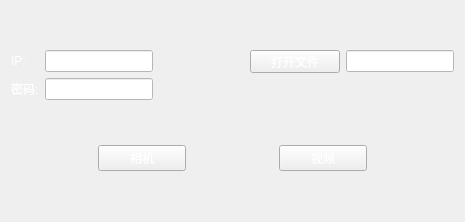
<?xml version="1.0" encoding="UTF-8"?>
<ui version="4.0">
 <class>Form</class>
 <widget class="QWidget" name="Form">
  <property name="geometry">
   <rect>
    <x>0</x>
    <y>0</y>
    <width>465</width>
    <height>222</height>
   </rect>
  </property>
  <property name="minimumSize">
   <size>
    <width>465</width>
    <height>222</height>
   </size>
  </property>
  <property name="maximumSize">
   <size>
    <width>465</width>
    <height>222</height>
   </size>
  </property>
  <property name="windowTitle">
   <string>Form</string>
  </property>
  <property name="styleSheet">
   <string notr="true">#Form{border-image:url(:/btnImg/Resources/bk.jpg);}
</string>
  </property>
  <layout class="QGridLayout" name="gridLayout_2">
   <item row="0" column="0">
    <layout class="QGridLayout" name="gridLayout">
     <item row="0" column="0">
      <widget class="QLabel" name="label">
       <property name="styleSheet">
        <string notr="true">QLabel{
	color:white;
}</string>
       </property>
       <property name="text">
        <string>IP:</string>
       </property>
      </widget>
     </item>
     <item row="0" column="1">
      <widget class="QLineEdit" name="ipEdit">
       <property name="styleSheet">
        <string notr="true">QLineEdit{
	background-color:white;
}</string>
       </property>
      </widget>
     </item>
     <item row="0" column="2">
      <spacer name="horizontalSpacer_5">
       <property name="orientation">
        <enum>Qt::Horizontal</enum>
       </property>
       <property name="sizeHint" stdset="0">
        <size>
         <width>40</width>
         <height>20</height>
        </size>
       </property>
      </spacer>
     </item>
     <item row="0" column="3">
      <widget class="QPushButton" name="openBtn">
       <property name="sizePolicy">
        <sizepolicy hsizetype="Expanding" vsizetype="Ignored">
         <horstretch>0</horstretch>
         <verstretch>0</verstretch>
        </sizepolicy>
       </property>
       <property name="minimumSize">
        <size>
         <width>84</width>
         <height>23</height>
        </size>
       </property>
       <property name="styleSheet">
        <string notr="true">QPushButton{
	color:white;
	border-image:url(:/btnImg/Resources/common_btn_normal_ex.png);
}
QPushButton:hover{
	color:white;
	border-image:url(:/btnImg/Resources/common_btn_hover_ex.png);
}
QPushButton:pressed{
	color:white;
	border-image:url(:/btnImg/Resources/common_btn_click_ex.png);
}</string>
       </property>
       <property name="text">
        <string>打开文件</string>
       </property>
      </widget>
     </item>
     <item row="0" column="4">
      <widget class="QLineEdit" name="fileEdit">
       <property name="styleSheet">
        <string notr="true">QLineEdit{
	background-color:white;
}</string>
       </property>
      </widget>
     </item>
     <item row="1" column="0">
      <widget class="QLabel" name="label_2">
       <property name="styleSheet">
        <string notr="true">QLabel{
	color:white;
}</string>
       </property>
       <property name="text">
        <string>密码:</string>
       </property>
      </widget>
     </item>
     <item row="1" column="1">
      <widget class="QLineEdit" name="pwEdit">
       <property name="styleSheet">
        <string notr="true">QLineEdit{
	background-color:white;
}</string>
       </property>
      </widget>
     </item>
     <item row="1" column="2">
      <spacer name="horizontalSpacer_2">
       <property name="orientation">
        <enum>Qt::Horizontal</enum>
       </property>
       <property name="sizeHint" stdset="0">
        <size>
         <width>40</width>
         <height>20</height>
        </size>
       </property>
      </spacer>
     </item>
    </layout>
   </item>
   <item row="1" column="0">
    <layout class="QHBoxLayout" name="horizontalLayout">
     <item>
      <spacer name="horizontalSpacer_3">
       <property name="orientation">
        <enum>Qt::Horizontal</enum>
       </property>
       <property name="sizeHint" stdset="0">
        <size>
         <width>40</width>
         <height>20</height>
        </size>
       </property>
      </spacer>
     </item>
     <item>
      <widget class="QPushButton" name="cameraBtn">
       <property name="enabled">
        <bool>true</bool>
       </property>
       <property name="sizePolicy">
        <sizepolicy hsizetype="Expanding" vsizetype="Fixed">
         <horstretch>0</horstretch>
         <verstretch>0</verstretch>
        </sizepolicy>
       </property>
       <property name="minimumSize">
        <size>
         <width>84</width>
         <height>23</height>
        </size>
       </property>
       <property name="styleSheet">
        <string notr="true">QPushButton{
	color:white;
	border-image:url(:/btnImg/Resources/common_btn_normal_ex.png);
}
QPushButton:hover{
	color:white;
	border-image:url(:/btnImg/Resources/common_btn_hover_ex.png);
}
QPushButton:pressed{
	color:white;
	border-image:url(:/btnImg/Resources/common_btn_click_ex.png);
}</string>
       </property>
       <property name="text">
        <string>相机</string>
       </property>
      </widget>
     </item>
     <item>
      <spacer name="horizontalSpacer">
       <property name="orientation">
        <enum>Qt::Horizontal</enum>
       </property>
       <property name="sizeHint" stdset="0">
        <size>
         <width>40</width>
         <height>20</height>
        </size>
       </property>
      </spacer>
     </item>
     <item>
      <widget class="QPushButton" name="videoBtn">
       <property name="sizePolicy">
        <sizepolicy hsizetype="Expanding" vsizetype="Fixed">
         <horstretch>0</horstretch>
         <verstretch>0</verstretch>
        </sizepolicy>
       </property>
       <property name="minimumSize">
        <size>
         <width>84</width>
         <height>23</height>
        </size>
       </property>
       <property name="styleSheet">
        <string notr="true">QPushButton{
	color:white;
	border-image:url(:/btnImg/Resources/common_btn_normal_ex.png);
}
QPushButton:hover{
	color:white;
	border-image:url(:/btnImg/Resources/common_btn_hover_ex.png);
}
QPushButton:pressed{
	color:white;
	border-image:url(:/btnImg/Resources/common_btn_click_ex.png);
}</string>
       </property>
       <property name="text">
        <string>视频</string>
       </property>
      </widget>
     </item>
     <item>
      <spacer name="horizontalSpacer_4">
       <property name="orientation">
        <enum>Qt::Horizontal</enum>
       </property>
       <property name="sizeHint" stdset="0">
        <size>
         <width>40</width>
         <height>20</height>
        </size>
       </property>
      </spacer>
     </item>
    </layout>
   </item>
  </layout>
 </widget>
 <resources/>
 <connections/>
</ui>
